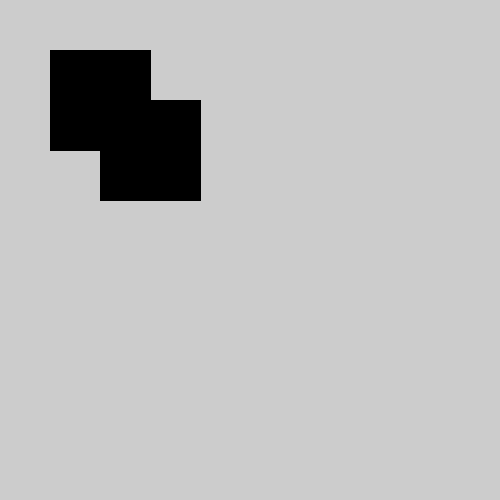
Frame 1 (no input)
Frame 60 (the mouse pressed at the canvas centre just before this capture): identical to frame 1, image omitted
Frame 120 (the mouse held since frame 60 and released just before this capture): identical to frame 1, image omitted

The Processing sketch that drew this single still picture (run headless with seeded random() and noise(); from frame 60 on, the mouse is pressed at the canvas centre):

// Processing sketch: ClickTest
// ── ClickTest.pde
boolean mouseClick()
{
  boolean pressed = false;
  if(mousePressed && !pressed)
  {
    pressed = true;
    return true;
  }
  else if(!mousePressed)
    pressed = false;
  return false;
}

void setup()
{
  size(500,500);
}

void draw()
{
  new box(50, 50);
  new box(100,100);
  if(mouseClick())
  {
      
  }
}

class box {
  
  float x, y;
  
  box(int x, int y) {
    this.x = x;
    this.y = y;
    fill(0);
    rect(x,y, 100, 100);
  }
    
  void checkClick()
    {
    if(mouseClick() && mouseX >= x && mouseX <= x + 100 && mouseY >= y && mouseY <= y + 100)
      {
        print("box clicked");
      }
    }
}
